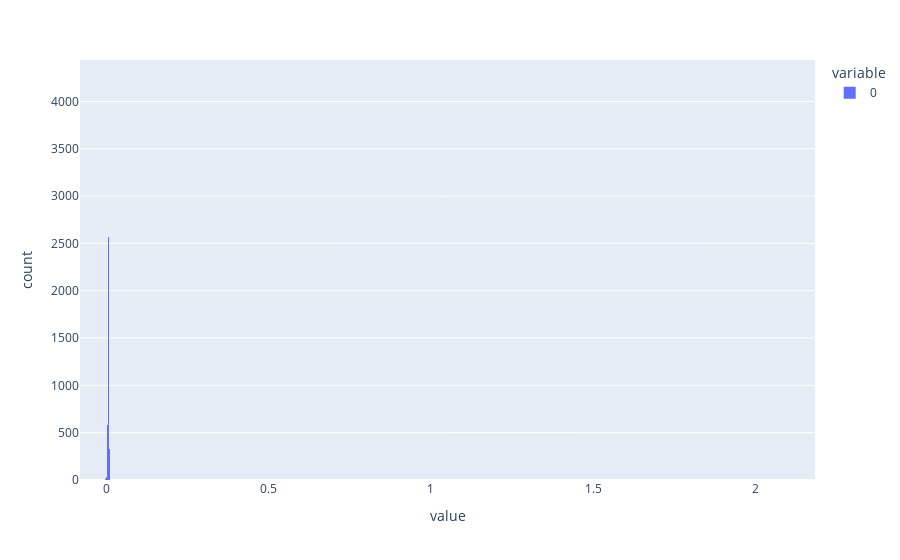

Notebook source saved alongside this figure:
### Code cell
px.histogram(diversion_ratios_bootstrapped[:, 9, 52])

### Figure 1 — Plotly figure (JSON) as saved in the notebook; plotly's stock layout.template omitted (floating-point values rounded to 4 significant figures; data arrays with more than 128 entries replaced by an {"elided": "..."} marker saying what was removed)
{"data": [{"alignmentgroup": "True", "bingroup": "x", "hovertemplate": "variable=0<br>value=%{x}<br>count=%{y}<extra></extra>", "legendgroup": "0", "marker": {"color": "#636efa", "pattern": {"shape": ""}}, "name": "0", "offsetgroup": "0", "orientation": "v", "showlegend": true, "type": "histogram", "x": {"elided": "10000 float values"}, "xaxis": "x", "yaxis": "y"}], "layout": {"barmode": "relative", "legend": {"title": {"text": "variable"}, "tracegroupgap": 0}, "margin": {"t": 60}, "xaxis": {"anchor": "y", "domain": [0, 1], "title": {"text": "value"}}, "yaxis": {"anchor": "x", "domain": [0, 1], "title": {"text": "count"}}}}
